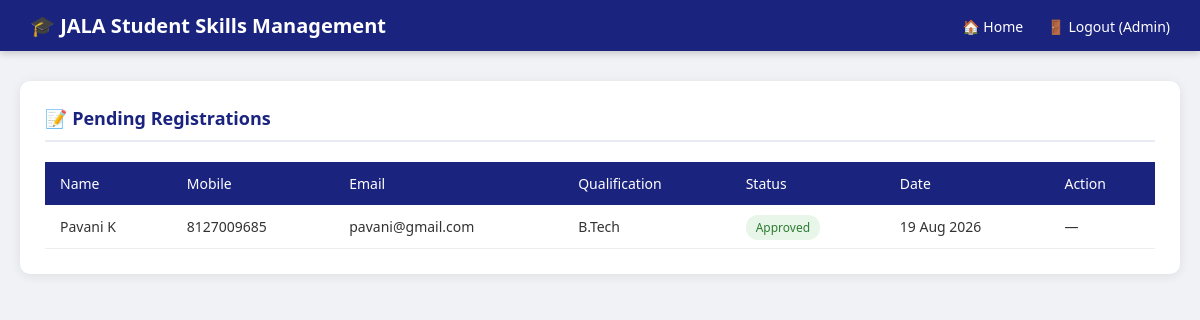
Page /registrations/ (signed in) on the committed database.
### students/models.py (models this page shows)
class StudentRegistration(models.Model):
    STATUS_CHOICES = [('Pending','Pending'),('Approved','Approved'),('Rejected','Rejected')]
    first_name = models.CharField(max_length=100)
    last_name = models.CharField(max_length=100)
    mobile_number = models.CharField(max_length=15)
    email = models.EmailField()
    gender = models.CharField(max_length=10)
    dob = models.DateField()
    qualification = models.CharField(max_length=20)
    parent_name = models.CharField(max_length=100, blank=True)
    parent_mobile = models.CharField(max_length=15, blank=True)
    address = models.TextField(blank=True)
    status = models.CharField(max_length=10, choices=STATUS_CHOICES, default='Pending')
    submitted_at = models.DateTimeField(auto_now_add=True)

### students/views.py (the view, shortened to what this page needs)
# urls.py: path('registrations/', views.manage_registrations, name='manage_registrations'),
@login_required(login_url='login')
def manage_registrations(request):
    if not is_admin(request.user):
        messages.error(request, 'Access denied.'); return redirect('home')
    registrations = StudentRegistration.objects.all().order_by('-submitted_at')
    return render(request, 'students/registrations.html', {'registrations': registrations})

### students/views.py (called while the page is built)
def is_admin(user): return user.is_superuser or user.groups.filter(name='Admin').exists()

### students/templates/students/registrations.html (shortened to what this page needs)
{% extends 'students/base.html' %}
{% block content %}
<div class="card">
    <div class="card-title">📝 Pending Registrations</div>
    <div class="table-wrapper"><table><thead><tr><th>Name</th><th>Mobile</th><th>Email</th><th>Qualification</th><th>Status</th><th>Date</th><th>Action</th></tr></thead>
    <tbody>{% for r in registrations %}<tr>
        <td>{{ r.first_name }} {{ r.last_name }}</td>
        <td>{{ r.mobile_number }}</td>
        <td>{{ r.email }}</td>
        <td>{{ r.qualification }}</td>
        <td><span class="badge {% if r.status == 'Approved' %}badge-python{% elif r.status == 'Rejected' %}badge-java{% else %}badge-dotnet{% endif %}">{{ r.status }}</span></td>
        <td>{{ r.submitted_at|date:"d M Y" }}</td>
        <td>{% if r.status == 'Pending' %}
            <form method="POST" style="display:inline;">{% csrf_token %}
                <input type="hidden" name="reg_id" value="{{ r.pk }}">
                <button type="submit" name="action" value="Approved" class="btn btn-success" style="padding:4px 10px; font-size:12px;">Approve</button>
                <button type="submit" name="action" value="Rejected" class="btn btn-danger" style="padding:4px 10px; font-size:12px;">Reject</button>
            </form>{% else %}—{% endif %}
        </td>
    </tr>{% empty %}<tr><td colspan="7" style="text-align:center;color:#999;">No registrations yet.</td></tr>{% endfor %}</tbody></table></div>
</div>
{% endblock %}

### students/templates/students/base.html (shortened to what this page needs)
<!DOCTYPE html>
<html lang="en">
<head>
    {% load static %}
    <link rel="stylesheet" href="{% static 'css/style.css' %}">
</head>
<body>
<nav class="navbar">
    <h1>🎓 JALA Student Skills Management</h1>
    <div>
        {% if user.is_authenticated %}
        <a href="{% url 'home' %}">🏠 Home</a>
        <a href="{% url 'logout' %}">🚪 Logout ({{ user.username }})</a>
        {% else %}
        <a href="{% url 'parent_portal' %}">👨‍👩‍👧 Parent Portal</a>
        <a href="{% url 'feedback' %}">💬 Feedback</a>
        <a href="{% url 'register_student' %}">📝 Register</a>
        {% endif %}
    </div>
</nav>
<div class="container">
    {% block content %}{% endblock %}
</div>
</body>
</html>

### static/css/style.css (style rules this page uses)
* { margin: 0; padding: 0; box-sizing: border-box; }
body { font-family: 'Segoe UI', sans-serif; background: #f0f2f5; color: #333; }
.navbar { background: #1a237e; color: white; padding: 12px 30px; display: flex; justify-content: space-between; align-items: center; box-shadow: 0 2px 8px rgba(0,0,0,0.2); }
.navbar h1 { font-size: 20px; font-weight: 600; }
.navbar a { color: white; text-decoration: none; margin-left: 20px; font-size: 14px; }
.container { max-width: 1200px; margin: 30px auto; padding: 0 20px; }
.card { background: white; border-radius: 10px; padding: 25px; box-shadow: 0 2px 12px rgba(0,0,0,0.08); margin-bottom: 20px; }
.card-title { font-size: 18px; font-weight: 600; color: #1a237e; margin-bottom: 20px; border-bottom: 2px solid #e8eaf6; padding-bottom: 10px; }
.table-wrapper { overflow-x: auto; }
table { width: 100%; border-collapse: collapse; font-size: 14px; }
thead { background: #1a237e; color: white; }
thead th { padding: 12px 15px; text-align: left; font-weight: 500; }
tbody tr { border-bottom: 1px solid #eee; }
tbody td { padding: 12px 15px; }
.badge { padding: 4px 10px; border-radius: 12px; font-size: 12px; font-weight: 500; }
.badge-python { background: #e8f5e9; color: #2e7d32; }

### rows in the picture
StudentRegistration: first_name "Pavani", last_name "K", mobile_number "8127009685", email "pavani@gmail.com", qualification "B.Tech", status "Approved", submitted_at "19 Aug 2026"

### other values in the picture
{{ user.username }} "Admin"
